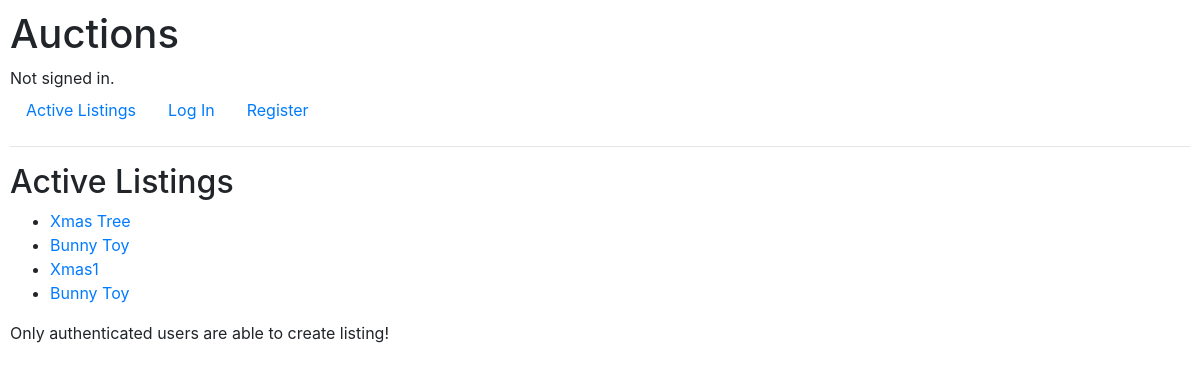
The app's page /, older data.
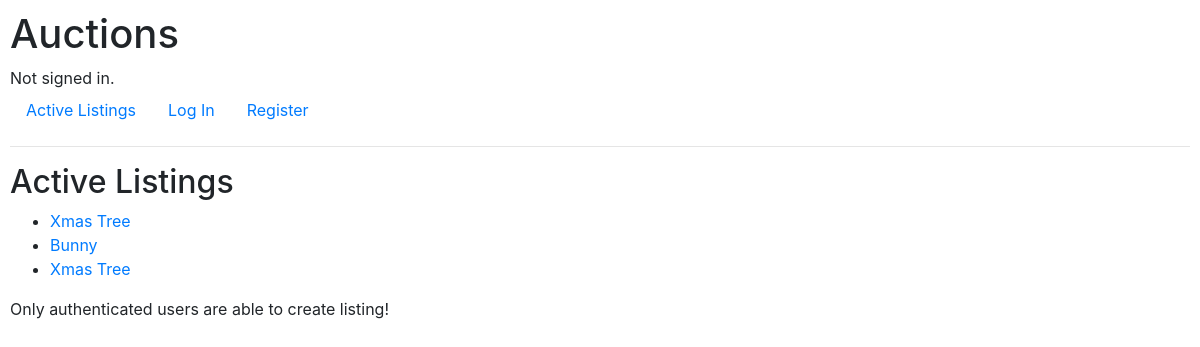
The same page, newer data.
### auctions/models.py (models this page shows, shortened)
class Listings(models.Model):
    creator = models.ForeignKey(User, on_delete=models.CASCADE, null=True)
    title = models.CharField(max_length=64, default='')
    description = models.CharField(max_length=300, default='')
    price = models.IntegerField(default='')
    link = models.CharField(max_length=128, default='')
    image = models.ImageField(upload_to='images/', default='', null=True, blank=True)
    is_open = models.BooleanField(default=False)
    category = models.CharField(
        max_length=5,
        choices=CATEGORIES,
        default='Art',
    )

### auctions/views.py (the view)
# urls.py: path("", views.index, name="index"),
def index(request):
    try:
        listings = Listings.objects.all()
    except Listings.DoesNotExists:
        raise Http404("Listing not found")
    return render(request, "auctions/index.html", {
        'listings': listings
    })

### auctions/templates/auctions/index.html
{% extends "auctions/layout.html" %}
{% block body %}
    <h2>Active Listings</h2>
<div>
    <ul>
    {% for listing in listings %}
       <li><a href="{% url 'listing' listing_id=listing.id %}">{{ listing.title }}</a></li>
    {% endfor %}
    </ul>
</div>
{% if user.is_authenticated %}
    <a href="{% url 'create' %}">Create Listing</a>
{% else %}
    Only authenticated users are able to create listing!
{% endif %}
{% endblock %}

### auctions/templates/auctions/layout.html (shortened to what this page needs)
{% load static %}
<!DOCTYPE html>
<html lang="en">
    <head>
        <link rel="stylesheet" href="https://stackpath.bootstrapcdn.com/bootstrap/4.4.1/css/bootstrap.min.css">
        <link href="{% static 'auctions/styles.css' %}" rel="stylesheet">
    </head>
    <body>
        <h1>Auctions</h1>
        <div>
            {% if user.is_authenticated %}
                Signed in as <strong>{{ user.username }}</strong>.
            {% else %}
                Not signed in.
            {% endif %}
        </div>
        <ul class="nav">
            <li class="nav-item">
                <a class="nav-link" href="{% url 'index' %}">Active Listings</a>
            </li>
            {% if user.is_authenticated %}
                <li class="nav-item">
                    <a class="nav-link" href="{% url 'logout' %}">Log Out</a>
                </li>
                <li class="nav-item">
                    <a class="nav-link" href="{% url 'watchlist' %}">My Watch List</a>
                </li>
                <li class="nav-item">
                    <a class="nav-link" href="{% url 'categories' %}">Categories</a>
                </li>
            {% else %}
                <li class="nav-item">
                    <a class="nav-link" href="{% url 'login' %}">Log In</a>
                </li>
                <li class="nav-item">
                    <a class="nav-link" href="{% url 'register' %}">Register</a>
                </li>
            {% endif %}
        </ul>
        <hr>
        {% block body %}
        {% endblock %}
    </body>
</html>

### auctions/static/auctions/styles.css (style rules this page uses)
body { padding: 10px; }

Row changes from the older to the newer data that the page shows:
removed Listings: title "Bunny Toy"
changed Listings: title "Bunny Toy" → "Bunny"
changed Listings (number 3 of 3 on the later page): title "Xmas1" → "Xmas Tree"
